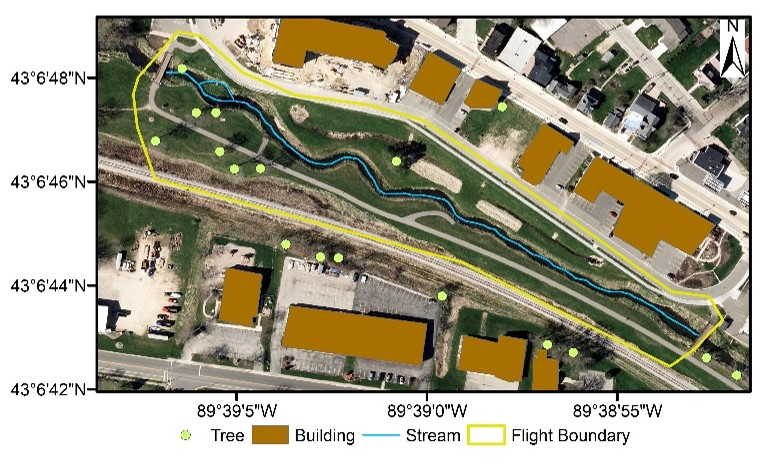
#> input picture Examples/Aerial_Img_Example.jpg, 770 x 468 px; its folder holds only this picture in this run
$ python -i ParallelSegmentDetermination.py   (imports and definitions only)
#> lines starting #> are read from the running program, lines starting #| are printed output that depends on the picture; after the words box and inside, x2 and y2 are one past the last pixel; in counts of white or black regions, pixels touching at a corner belong together
#> further down, picture is the input picture: shape (468, 770, 3); mean B, G, R 141.3, 161.5, 166.1
# -*- coding: utf-8 -*-
"""
Created on Wed Sep 28 02:27:48 2022

@author: bbean
"""
import cv2
import numpy as np
import math
import copy
import FloydSmoothing
import d_star_lite_optimized
import matplotlib.pyplot as plt

def StreamOrientationComputation(stream_img):
    # Herein, the shape image should be 255 (or any valid positive values)
    """
    This function extracts the orientation and contours of a stream bw img with buffer.
    """
    if len(stream_img.shape) == 3:
        stream_img = cv2.cvtColor(stream_img, cv2.COLOR_BGR2GRAY)
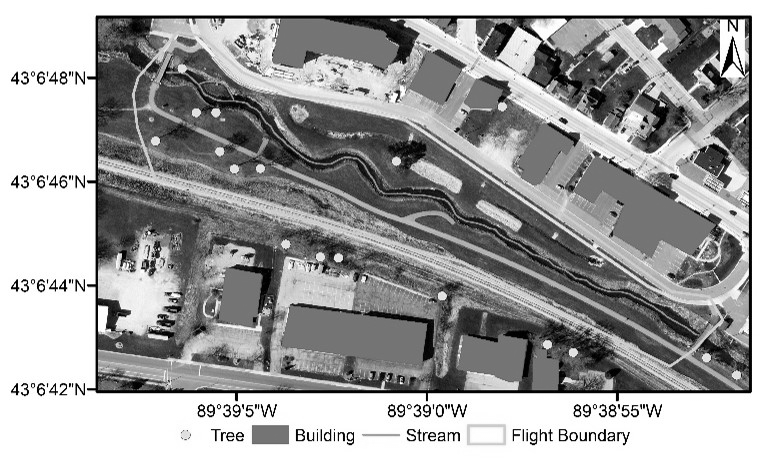
#> stream_img: shape (468, 770); min 0, max 255, mean 160.6
    ret, thresh = cv2.threshold(stream_img, 0, 255, 0)
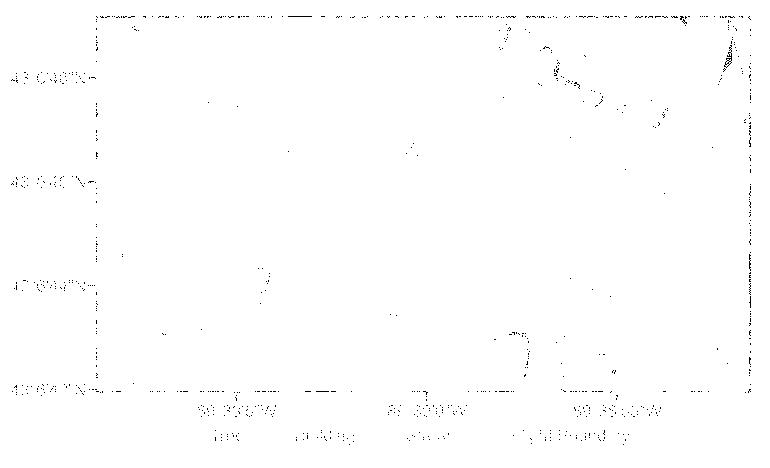
#> thresh: shape (468, 770); 99.5% white; black in thin lines or dots, all inside (x1, y1, x2, y2) = (11, 16, 751, 445)
    cntrs = cv2.findContours(thresh, cv2.RETR_EXTERNAL, cv2.CHAIN_APPROX_SIMPLE)
#> cntrs = 1 contour; box (x1, y1, x2, y2) and area: (0, 0, 770, 468) 359123
    cntrs = cntrs[0] if len(cntrs) == 2 else cntrs[1]
#> cntrs = [[[0, 0], [0, 467], [769, 467], [769, 0]]]
    rotrect = cv2.minAreaRect(cntrs[0])
#> rotrect = ((384.5, 233.5), (467, 769), -90)
    # box = cv2.boxPoints(rotrect)
    # box = np.int0(box)
    angle = rotrect[-1]
#> angle = -90
    # [5 lines of commented-out code are left out]
    return angle, cntrs

def StreamMeanComputation(stream_img):
    """
    This function returns the mid point of stream area
    """
    if len(stream_img.shape) == 3:
        stream_img = cv2.cvtColor(stream_img, cv2.COLOR_BGR2GRAY)
    coords = np.where(stream_img > 0)

    return (np.mean(coords[1]), np.mean(coords[0]))

def getABCofAngle(angle, mid_point):
    """
    This function returns A, B, C coefs of a line passes a point with an angle.
    """
    # y = kx + b, b = y0 - k x0, kx - y + b = 0
    # x = x0, x - x0 = 0
    angle_rad = math.pi * angle / 180
    if abs(angle_rad - math.pi / 2) < 0.000001:
        A, B, C = 1, 0, - mid_point[0]
    else:
        k = math.atan(angle_rad)
        b = mid_point[1] - k * mid_point[0]
        A, B, C = k, -1, b
    return A, B, C

# [12 lines left out: function computeABCofASegment, not called in this run]

def get_distance_from_point_to_line(point, A, B, C):
    """
    This function returns the distance from a point to a line with A, B, C coefs
    """
    distance = np.abs(A * point[0] + B * point[1] + C) / (np.sqrt(A**2 + B**2))
    return distance

# [5 lines left out: function get_distance_between_two_points, not called in this run]

def getRefLineStartAndEndPoint(A, B, C, row_num, col_num):
    """
    This function returns the endpoints of a reference line with A, B, C coefs,
        reference line is a line that determines if a point is in the top/bottom
        side of this line
    """
    if B == 0:
        x1, y1, x2, y2 = - C / A, 0, - C / A, row_num - 1
    elif A == 0:
        x1, y1, x2, y2 = 0, - C / B, col_num - 1, - C / B
    else:
        x1, y1, x2, y2 = - C / A, 0, (- B * (row_num - 1) - C) / A, row_num - 1

    if x1 > x2:
        return x2, y2, x1, y1
    else:
        return x1, y1, x2, y2

def getSideofAPointOverALine(x1, y1, x2, y2, xp, yp):
    """
    This function returns the side of (xp, yp) related to the segment connecting point 1
    and point 2. 1 means above, 0 means on, -1 means below.
    """
    # 1 and 2 and line points, p are the points to check
    A, B, C = y2 - y1, x1 - x2, x2 * y1 - x1 * y2
    D = A * xp + B * yp + C
    if D > 0:
        return 1
    elif D == 0:
        return 0
    else:
        return -1

def getStreamIntervalRange(stream_img):
    """
    This function returns the range of bw region in a stream img
    """
    angle, cntrs = StreamOrientationComputation(stream_img)
#> angle = -90; cntrs = [[[0, 0], [0, 467], [769, 467], [769, 0]]]
    mid_point = StreamMeanComputation(stream_img)
#> in StreamMeanComputation, `coords = np.where(stream_img > 0)`: coords = 358711 positions, rows 0 to 467, columns 0 to 769
#> mid_point = (384.3, 233.6)
    row_num, col_num = stream_img.shape[:2]
#> row_num = 468; col_num = 770
    cnt = cntrs[0]
#> cnt = [[0, 0], [0, 467], [769, 467], [769, 0]]
    cnt_num = cnt.shape[0]
#> cnt_num = 4
    max_positive_dist, max_negative_dist = 0, 0
    A, B, C = getABCofAngle(angle, mid_point)
#> in getABCofAngle, `angle_rad = math.pi * angle / 180`: angle_rad = -1.57
#> in getABCofAngle, `k = math.atan(angle_rad)`: k = -1
#> in getABCofAngle, `b = mid_point[1] - k * mid_point[0]`: b = 619.4
#> in getABCofAngle, `A, B, C = k, -1, b`: A = -1; C = 619.4
#> A = -1; B = -1; C = 619.4
    xr_1, yr_1, xr_2, yr_2 = getRefLineStartAndEndPoint(A, B, C, row_num, col_num)
#> in getRefLineStartAndEndPoint, `x1, y1, x2, y2 = - C / A, 0, (- B * (row_num - 1) - C) / A, row_num - 1`: x1 = 617; y1 = 0; x2 = 151.8; y2 = 467
#> xr_1 = 151.8; yr_1 = 467; xr_2 = 617; yr_2 = 0
    for i in range(cnt_num):
        point_x, point_y = cnt[i, 0, 0], cnt[i, 0, 1]
        dist = get_distance_from_point_to_line([point_x, point_y], A, B, C)
        direction = getSideofAPointOverALine(xr_1, yr_1, xr_2, yr_2, point_x, point_y)
        if direction == -1:
            if dist > max_positive_dist:
                max_positive_dist = dist
        else:
            if dist > max_negative_dist:
                max_negative_dist = dist
#> this loop made 4 passes
#> (point_x, point_y, distance in get_distance_from_point_to_line, dist, D in getSideofAPointOverALine, direction, max_negative_dist) on pass 1: (0, 0, 437.1, 437.1, 288134.5, 1, 437.1)
#> (point_x, point_y, distance in get_distance_from_point_to_line, dist, D in getSideofAPointOverALine, direction, max_positive_dist) on pass 3: (769, 467, 437.3, 437.3, -288233.5, -1, 437.3)
#> after the loop, max_negative_dist = 437.1; max_positive_dist = 437.3
    return max_positive_dist, max_negative_dist

# [448 lines left out: functions getBoundaryIntervalRange, getParallelABCList, moveCurrentLineByInterval, getIntersectedSegmentsBetweenPolyandLine, getIntersectedSegmentsBetweenPolyandLines, refineResList and 15 more, not called in this run]

def ComputeSegmentLens(routes):
    lens = [np.sqrt((routes[r][0] - routes[r + 1][1]) ** 2 + (routes[r][1] - routes[r + 1][1]) ** 2) for r in range(len(routes) - 1)]
    return lens

def getSegmentLenThresh(lens):
    return max(np.median(lens), min(min(lens) * 1.5, max(lens) * 0.9))

# [226 lines left out: functions updateRouteSegments, bufferAreaBoundary, intersects_blocked_positions, splitDetouredRoute, SeperateStraightAndDetourSegment, DetourAndSmoothForSegments and 2 more, not called in this run]

def UpdateCoordsBySubtractingMins(coords, min_x, min_y):
    coords = np.array(coords) - np.array([min_x, min_y])
    return coords.tolist()

def UpdateCoordsByAddingMins(coords, min_x, min_y):
    coords = np.array(coords) + np.array([min_x, min_y])
    return coords.tolist()

# [162 lines left out: functions PlotFlyingPathsBeforeDetour, PlotFlyingPathsAfterDetour, PlotFlyingPathsUsingPlt, PlotFlyingPathsUsingPltWithPhaseMarking, ConvertImgColor, ConvertImgColor, not called in this run]

>>> import cv2
>>> picture = cv2.imread('Examples/Aerial_Img_Example.jpg')
>>> result = getStreamIntervalRange(picture)
#> result = (437.3, 437.1)

$ run again, on Examples/Example_txt_0.png
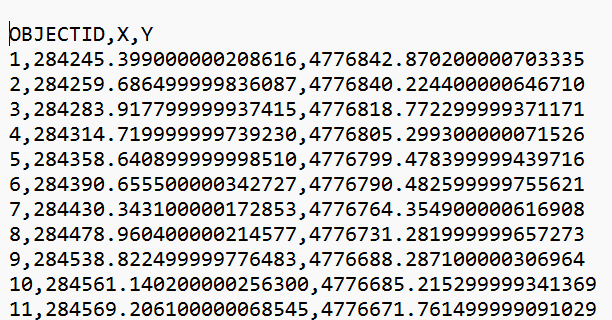
#> input picture Examples/Example_txt_0.png, 612 x 320 px
#> picture is the input picture: shape (320, 612, 3); mean B, G, R 209.8, 209.8, 209.8
#> in StreamOrientationComputation, `stream_img = cv2.cvtColor(stream_img, cv2.COLOR_BGR2GRAY)`:
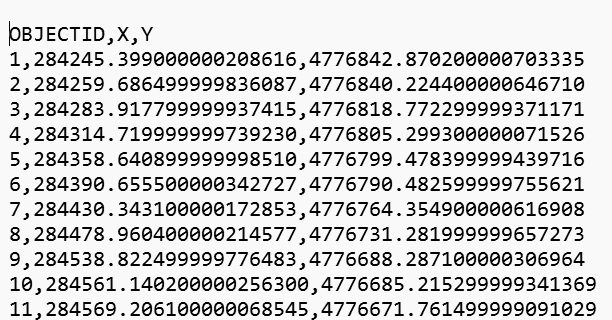
#> stream_img: shape (320, 612); min 0, max 249, mean 209.8
#> in StreamOrientationComputation, `ret, thresh = cv2.threshold(stream_img, 0, 255, 0)`:
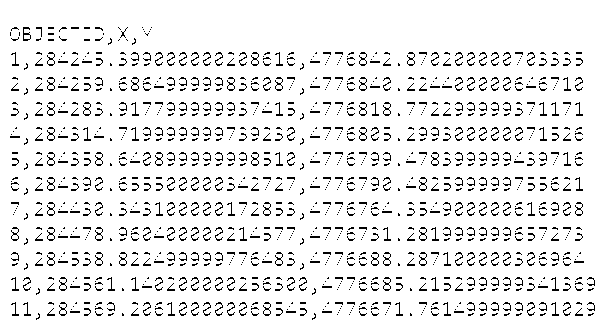
#> thresh: shape (320, 612); 91.3% white; black in thin lines or dots, all inside (x1, y1, x2, y2) = (10, 27, 595, 320)
#> in StreamOrientationComputation, `cntrs = cv2.findContours(thresh, cv2.RETR_EXTERNAL, cv2.CHAIN_APPROX_S..`: cntrs = 1 contour; box (x1, y1, x2, y2) and area: (0, 0, 612, 320) 194873
#> rotrect = ((305.5, 159.5), (319, 611), -90)
#> in StreamOrientationComputation, `angle = rotrect[-1]`: angle = -90
#> coords = 178870 positions, rows 0 to 319, columns 0 to 611
#> mid_point = (306.2, 157.4)
#> cnt = contour of 30 points, box (x1, y1, x2, y2) (0, 0, 612, 320), area 194873
#> angle_rad = -1.57
#> k = -1
#> b = 464.8
#> in getABCofAngle, `A, B, C = k, -1, b`: A = -1; C = 464.8
#> in getStreamIntervalRange, `A, B, C = getABCofAngle(angle, mid_point)`: A = -1; C = 464.8
#> x1 = 463; y1 = 0; x2 = 145.2; y2 = 319
#> xr_1 = 145.2; yr_1 = 319; xr_2 = 463; yr_2 = 0
#> the loop in getStreamIntervalRange, `for i in range(cnt_num):` made 30 passes
#> (point_x, point_y, distance in get_distance_from_point_to_line, dist, D in getSideofAPointOverALine, direction, max_positive_dist) on passes 16, 19, 20, 25, 26, 29: (311, 319, 117.4, 117.4, -52882.1, -1, 117.4), (313, 317, 117.5, 117.5, -52884.6, -1, 117.5), (314, 316, 117.5, 117.5, -52885.8, -1, 117.5), (316, 314, 117.5, 117.5, -52888.3, -1, 117.5), (316, 317, 119.6, 119.6, -53841.6, -1, 119.6), (611, 319, 330, 330, -148582.1, -1, 330)
#> after the loop in getStreamIntervalRange, `for i in range(cnt_num):`: max_negative_dist = 328; max_positive_dist = 330
#> result = (330, 328)

$ run again, on Examples/Example_txt_1.png
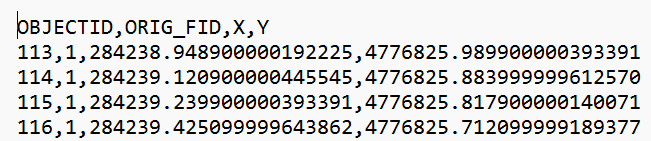
#> input picture Examples/Example_txt_1.png, 651 x 141 px
#> picture is the input picture: shape (141, 651, 3); mean B, G, R 214.3, 214.3, 214.3
#> in StreamOrientationComputation, `stream_img = cv2.cvtColor(stream_img, cv2.COLOR_BGR2GRAY)`:
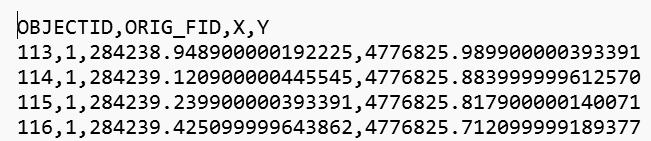
#> stream_img: shape (141, 651); min 0, max 249, mean 214.3
#> in StreamOrientationComputation, `ret, thresh = cv2.threshold(stream_img, 0, 255, 0)`:
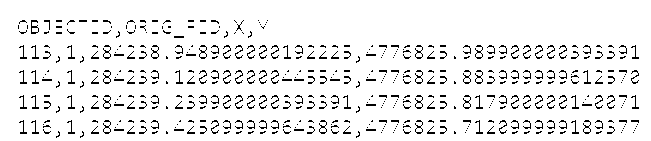
#> thresh: shape (141, 651); 92.3% white; black in thin lines or dots, all inside (x1, y1, x2, y2) = (18, 20, 639, 138)
#> in StreamOrientationComputation, `cntrs = cv2.findContours(thresh, cv2.RETR_EXTERNAL, cv2.CHAIN_APPROX_S..`: cntrs = 1 contour; box (x1, y1, x2, y2) and area: (0, 0, 651, 141) 91000
#> in StreamOrientationComputation, `cntrs = cntrs[0] if len(cntrs) == 2 else cntrs[1]`: cntrs = [[[0, 0], [0, 140], [650, 140], [650, 0]]]
#> rotrect = ((325, 70), (140, 650), -90)
#> in StreamOrientationComputation, `angle = rotrect[-1]`: angle = -90
#> in getStreamIntervalRange, `angle, cntrs = StreamOrientationComputation(stream_img)`: cntrs = [[[0, 0], [0, 140], [650, 140], [650, 0]]]
#> coords = 84703 positions, rows 0 to 140, columns 0 to 650
#> mid_point = (325.3, 68.79)
#> cnt = [[0, 0], [0, 140], [650, 140], [650, 0]]
#> angle_rad = -1.57
#> k = -1
#> b = 395.3
#> in getABCofAngle, `A, B, C = k, -1, b`: A = -1; C = 395.3
#> in getStreamIntervalRange, `A, B, C = getABCofAngle(angle, mid_point)`: A = -1; C = 395.3
#> x1 = 393.8; y1 = 0; x2 = 254.3; y2 = 140
#> xr_1 = 254.3; yr_1 = 140; xr_2 = 393.8; yr_2 = 0
#> the loop in getStreamIntervalRange, `for i in range(cnt_num):` made 4 passes
#> (point_x, point_y, distance in get_distance_from_point_to_line, dist, D in getSideofAPointOverALine, direction, max_negative_dist) on pass 1: (0, 0, 279, 279, 55132.2, 1, 279)
#> after the loop in getStreamIntervalRange, `for i in range(cnt_num):`: max_negative_dist = 279; max_positive_dist = 280.3
#> result = (280.3, 279)

$ run again, on Examples/Example_txt_2.png
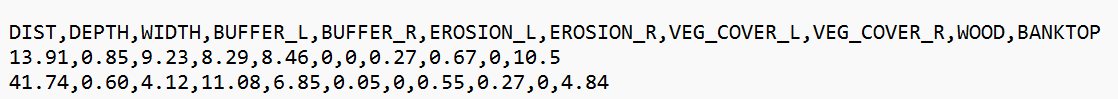
#> input picture Examples/Example_txt_2.png, 1118 x 99 px
#> picture is the input picture: shape (99, 1118, 3); mean B, G, R 228.8, 228.8, 228.8
#> in StreamOrientationComputation, `stream_img = cv2.cvtColor(stream_img, cv2.COLOR_BGR2GRAY)`:
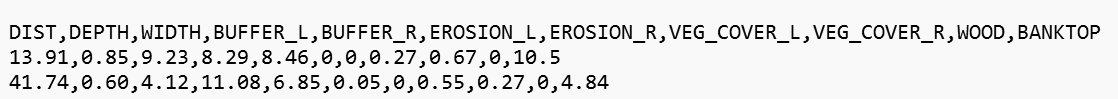
#> stream_img: shape (99, 1118); min 0, max 249, mean 228.8
#> in StreamOrientationComputation, `ret, thresh = cv2.threshold(stream_img, 0, 255, 0)`:
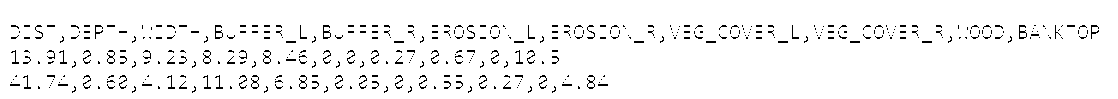
#> thresh: shape (99, 1118); 95.9% white; black in thin lines or dots, all inside (x1, y1, x2, y2) = (10, 25, 1099, 93)
#> in StreamOrientationComputation, `cntrs = cv2.findContours(thresh, cv2.RETR_EXTERNAL, cv2.CHAIN_APPROX_S..`: cntrs = 1 contour; box (x1, y1, x2, y2) and area: (0, 0, 1118, 99) 109466
#> in StreamOrientationComputation, `cntrs = cntrs[0] if len(cntrs) == 2 else cntrs[1]`: cntrs = [[[0, 0], [0, 98], [1117, 98], [1117, 0]]]
#> rotrect = ((558.5, 49), (98, 1117), -90)
#> in StreamOrientationComputation, `angle = rotrect[-1]`: angle = -90
#> in getStreamIntervalRange, `angle, cntrs = StreamOrientationComputation(stream_img)`: cntrs = [[[0, 0], [0, 98], [1117, 98], [1117, 0]]]
#> coords = 106091 positions, rows 0 to 98, columns 0 to 1117
#> mid_point = (564.3, 48.88)
#> cnt = [[0, 0], [0, 98], [1117, 98], [1117, 0]]
#> angle_rad = -1.57
#> k = -1
#> b = 615.3
#> in getABCofAngle, `A, B, C = k, -1, b`: A = -1; C = 615.3
#> in getStreamIntervalRange, `A, B, C = getABCofAngle(angle, mid_point)`: A = -1; C = 615.3
#> x1 = 613; y1 = 0; x2 = 515.3; y2 = 98
#> xr_1 = 515.3; yr_1 = 98; xr_2 = 613; yr_2 = 0
#> the loop in getStreamIntervalRange, `for i in range(cnt_num):` made 4 passes
#> (point_x, point_y, distance in get_distance_from_point_to_line, dist, D in getSideofAPointOverALine, direction, max_negative_dist) on pass 1: (0, 0, 434.3, 434.3, 60070.6, 1, 434.3)
#> after the loop in getStreamIntervalRange, `for i in range(cnt_num):`: max_negative_dist = 434.3; max_positive_dist = 426.3
#> result = (426.3, 434.3)
